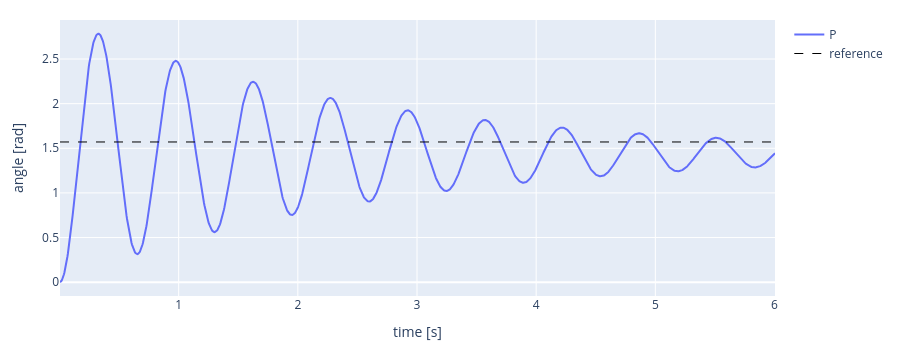
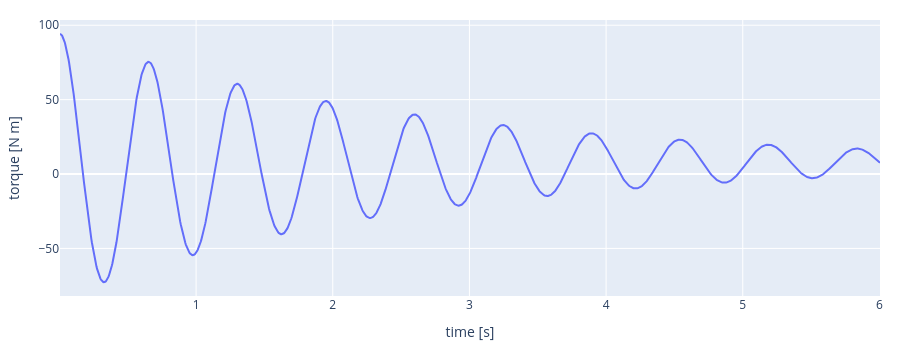

The cell these charts' notebook holds for them, in order:
### Markdown cell above
### 1.1 Proportional control

The goal is to lift the arm to the horizontal, $q_{desired} = \pi/2$. We set motor torque to be proportional to the current error:

$$\tau = K_p\,(q_{desired} - q)$$

> **T1.** Find a reasonable value for $K_p$ and implement a P control law

### Code cell
# Controller settings
q_desired = np.pi / 2    # target angle [rad]: arm horizontal
Kp = 60.0               # proportional gain [N m per rad of error]
duration = 6.0           # how long to run [s]

# Start with the arm hanging down, at rest
ctl.reset_joints(pendulum, [motor], [0.0])

time_log, angle_log, torque_log = [], [], []
t = 0.0
while t < duration:
    # 1. SENSE: read the joint angle from the encoder
    q = p.getJointState(pendulum, motor)[0]

    # 2. CONTROL: compute the motor torque from the error
    error = q_desired - q
    torque = Kp * error

    # 3. ACT: send the torque to the motor, and let the simulated world move for one time step
    p.setJointMotorControl2(pendulum, motor, p.TORQUE_CONTROL, force=torque)

    
    # 4. WAIT: let one time step of real time pass, so what you see runs at real speed (comment out for faster simulation, or sleep for DT/4)
    p.stepSimulation()
    t = t + DT
    
    time.sleep(DT)

    # Logging:
    time_log.append(t)
    angle_log.append(q)
    torque_log.append(torque)

p_time, p_angle, p_torque = time_log, angle_log, torque_log   # keep this run, to compare later
ctl.plot_series(time_log, {"P": angle_log}, ylabel="angle [rad]", ref=q_desired)
ctl.plot_series(time_log, {"P": torque_log}, ylabel="torque [N m]")

### Figure 1 — Plotly figure (JSON) as saved in the notebook; plotly's stock layout.template omitted (floating-point values rounded to 4 significant figures; data arrays with more than 128 entries replaced by an {"elided": "..."} marker saying what was removed)
{"data": [{"line": {"color": "#636EFA"}, "mode": "lines", "name": "P", "type": "scatter", "x": {"elided": "1441 float values"}, "y": {"elided": "1441 float values"}}, {"line": {"color": "black", "dash": "dash", "width": 1}, "mode": "lines", "name": "reference", "type": "scatter", "x": {"elided": "1441 float values"}, "y": {"elided": "1441 float values"}}], "layout": {"height": 350, "margin": {"b": 50, "l": 60, "r": 20, "t": 20}, "title": {}, "xaxis": {"title": {"text": "time [s]"}}, "yaxis": {"title": {"text": "angle [rad]"}}}}

### Figure 2 — Plotly figure (JSON) as saved in the notebook; plotly's stock layout.template omitted (floating-point values rounded to 4 significant figures; data arrays with more than 128 entries replaced by an {"elided": "..."} marker saying what was removed)
{"data": [{"line": {"color": "#636EFA"}, "mode": "lines", "name": "P", "type": "scatter", "x": {"elided": "1441 float values"}, "y": {"elided": "1441 float values"}}], "layout": {"height": 350, "margin": {"b": 50, "l": 60, "r": 20, "t": 20}, "title": {}, "xaxis": {"title": {"text": "time [s]"}}, "yaxis": {"title": {"text": "torque [N m]"}}}}
